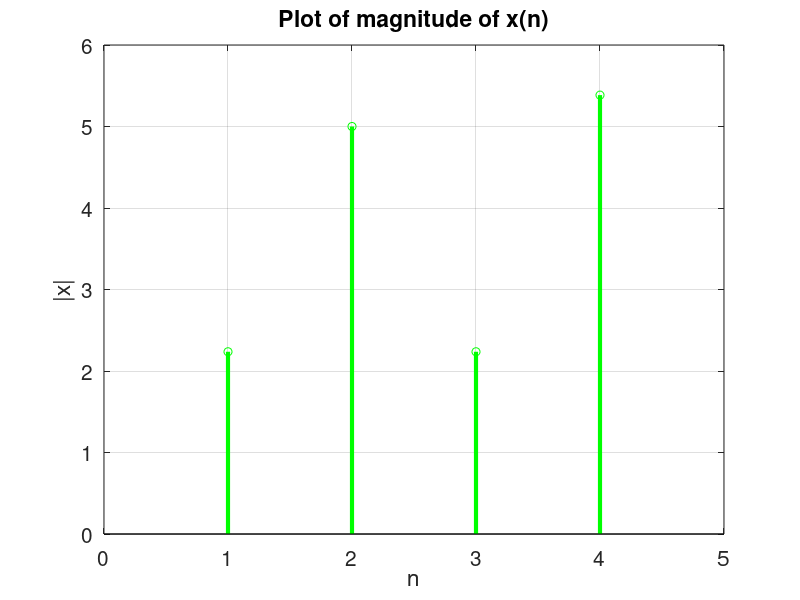
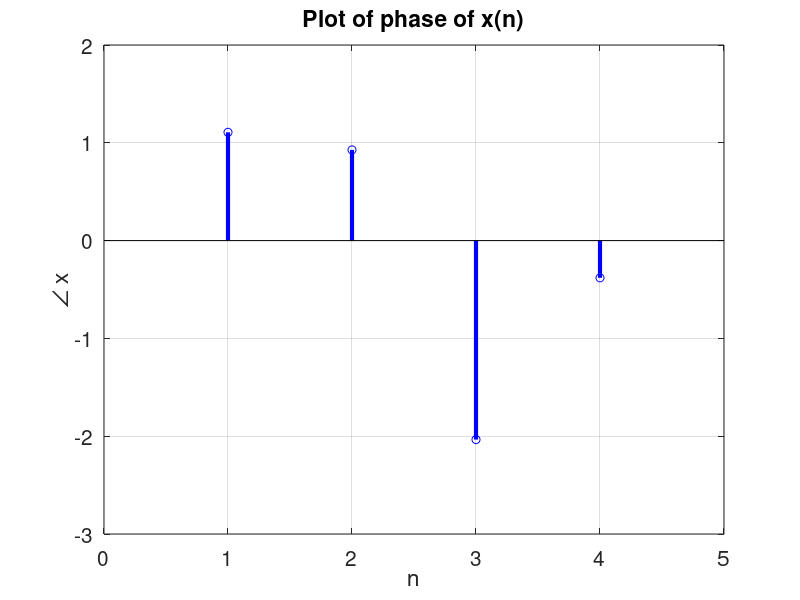

The MATLAB source for these figures, in order: (Note: this script raises an error after producing the figures.)
% Discrete Time Signal Processing Lab 3
% Discrete Fourier  Transform
% MATLAB version R2018a
% Date : 09-02-2021

clc;
clear;
close all;

x = [1+2j,3+4j,-1-2j,5-2j];
N = length(x);

% Plotting the input signal
stem(abs(x),'g','LineWidth',3);
ax = gca();
title('Plot of magnitude of x(n)','FontSize',15);
xlabel('n','FontSize',15);
ylabel('|x|','FontSize',15);
set(ax,'xlim',[0 N+1],'fontsize',15);
grid on;
figure();

stem(angle(x),'b','LineWidth',3);
ax = gca();
title('Plot of phase of x(n)','FontSize',15);
xlabel('n','FontSize',15);
ylabel('\angle x','FontSize',15);
set(ax,'xlim',[0 N+1],'fontsize',15);
grid on;
figure();

% polarscatter(angle(x),abs(x),75,'filled','r');
% title('Polar plot of x','FontSize',15);
% set(gca,'FontSize',15);
% figure();

% Calculating the DFT of the input signal
X = DFT(x,N);
disp('DFT of input signal : ');
disp(X);

% polarscatter(angle(X),abs(X),75,'filled','r');
% title('Polar plot of X','FontSize',15);
% set(gca,'FontSize',15);
% figure();

% Plotting the DFT of input signal
stem(abs(X),'r','LineWidth',3);
ax = gca();
title('Plot of magnitude of X(k)','FontSize',15);
xlabel('n','FontSize',15);
ylabel('|X|','FontSize',15);
set(ax,'xlim',[0 N+1],'fontsize',15);
grid on;
figure();

stem(angle(X),'b','LineWidth',3);
ax = gca();
title('Plot of phase of X(k)','FontSize',15);
xlabel('n','FontSize',15);
ylabel('\angle X','FontSize',15);
set(ax,'xlim',[0 N+1],'fontsize',15);
grid on;
figure();

% Calculating the IDFT of the spectrum
x_ = IDFT(X,N);
disp('Retrieved signal after IDFT : ');
disp(x_);

% Adding zeros at alternate indices and calculating DFT
x_alt = reshape([x; zeros(size(x))],[],1);
X = DFT(x_alt,length(x_alt));
disp('DFT of x with alternate zeros : ');
disp(X);

% Plotting the DFT of input signal
stem(abs(X),'r','LineWidth',3);
ax = gca();
title('Plot of magnitude of X(k) with alternate zeros','FontSize',15);
xlabel('n','FontSize',15);
ylabel('|X|','FontSize',15);
set(ax,'xlim',[0 length(X)+1],'fontsize',15);
grid on;
figure();

stem(angle(X),'b','LineWidth',3);
ax = gca();
title('Plot of phase of X(k) with alternate zeros','FontSize',15);
xlabel('n','FontSize',15);
ylabel('\angle X','FontSize',15);
set(ax,'xlim',[0 length(X)+1],'fontsize',15);
grid on;
figure();

% Appending zeros to the input signal and calculating DFT
zeros_n = 4;
x_ = [x, zeros(1,zeros_n)];
X = DFT(x_,length(x_));
disp('DFT of x with zeros appended at the end : ');
disp(X);

% Plotting the DFT of input signal
stem(abs(X),'r','LineWidth',3);
ax = gca();
title('Plot of magnitude of X(k) with zeros appended','FontSize',15);
xlabel('n','FontSize',15);
ylabel('|X|','FontSize',15);
set(ax,'xlim',[0 length(X)+1],'fontsize',15);
grid on;
figure();

stem(angle(X),'b','LineWidth',3);
ax = gca();
title('Plot of phase of X(k) with zeros appended','FontSize',15);
xlabel('n','FontSize',15);
ylabel('\angle X','FontSize',15);
set(ax,'xlim',[0 length(X)+1],'fontsize',15);
grid on;

% Function to implement Discrete Fourier Transform
function X = DFT(x,N)
    X = zeros(1,N);
    for k=0:N-1
        for j=0:N-1
            X(k+1) = X(k+1)+ x(j+1)*(cos(2*pi*k*j/N)-sin(2*pi*k*j/N)*1i);
        end
    end 
end

% Function to implement Inverse Discrete Fourier Transform
function x = IDFT(X,N)
    x = zeros(1,N);
    for k=0:N-1
        for j=0:N-1
            x(k+1) = x(k+1)+ X(j+1)*(cos(2*pi*k*j/N)+sin(2*pi*k*j/N)*1i);
        end
        x(k+1) = x(k+1)/N;
    end
end
    
